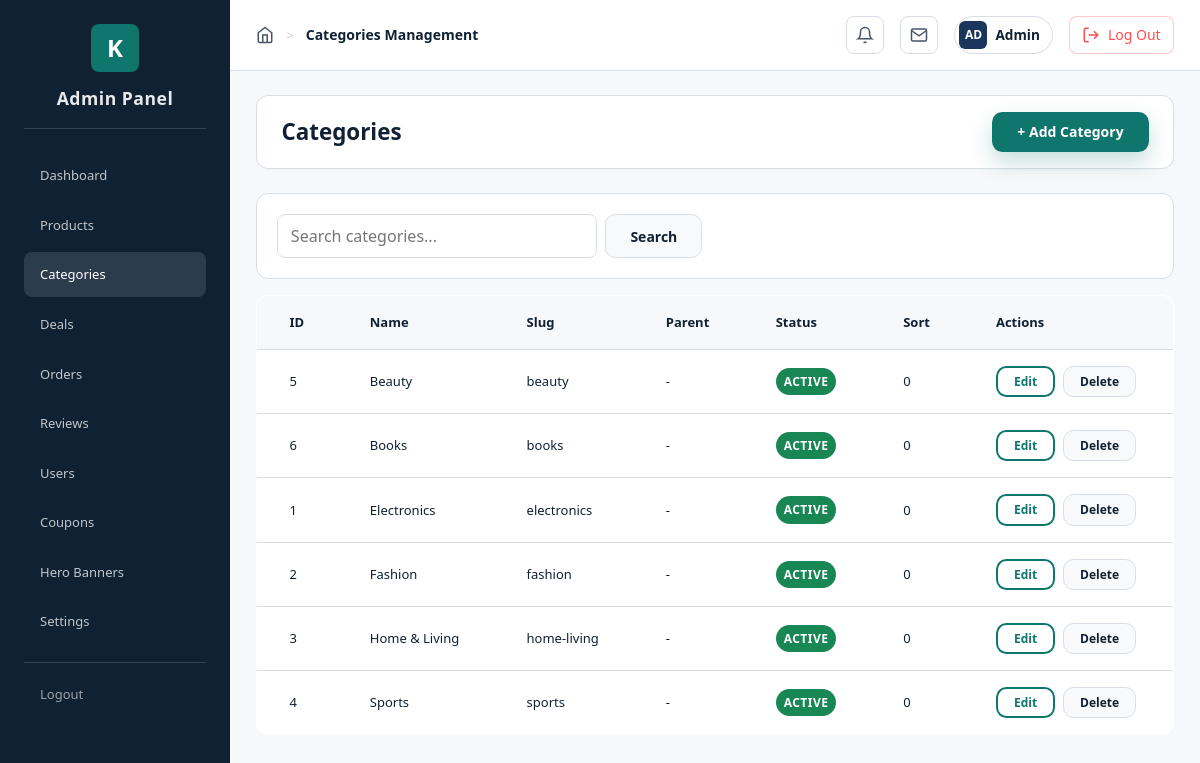
Screenshot of /admin/categories.php (signed in) with the database file from the repository.
### tables this page shows
CREATE TABLE settings (
    id INT AUTO_INCREMENT PRIMARY KEY,
    setting_key VARCHAR(100) NOT NULL UNIQUE,
    setting_value TEXT,
    setting_type ENUM('text', 'number', 'boolean', 'json') DEFAULT 'text',
    created_at TIMESTAMP DEFAULT CURRENT_TIMESTAMP,
    updated_at TIMESTAMP DEFAULT CURRENT_TIMESTAMP ON UPDATE CURRENT_TIMESTAMP
);

CREATE TABLE categories (
    id INT AUTO_INCREMENT PRIMARY KEY,
    name VARCHAR(100) NOT NULL,
    slug VARCHAR(100) NOT NULL UNIQUE,
    description TEXT,
    image VARCHAR(255),
    parent_id INT DEFAULT NULL,
    status ENUM('active', 'inactive') DEFAULT 'active',
    sort_order INT DEFAULT 0,
    created_at TIMESTAMP DEFAULT CURRENT_TIMESTAMP,
    FOREIGN KEY (parent_id) REFERENCES categories(id) ON DELETE SET NULL
);

### config/database.php (called while the page is built, shortened)
<?php
class Database {
    private static $instance = null;
    private $connection;
    private function __construct() {
        try {
            $dsn = "mysql:host=" . DB_HOST . ";dbname=" . DB_NAME . ";charset=" . DB_CHARSET;
            $options = [
                PDO::ATTR_ERRMODE => PDO::ERRMODE_EXCEPTION,
                PDO::ATTR_DEFAULT_FETCH_MODE => PDO::FETCH_ASSOC,
                PDO::ATTR_EMULATE_PREPARES => false,
            ];
            $this->connection = new PDO($dsn, DB_USER, DB_PASS, $options);
        } catch (PDOException $e) {
            die("Database Connection Failed: " . $e->getMessage());
        }
    }
    public static function getInstance() {
        if (self::$instance === null) {
            self::$instance = new self();
        }
        return self::$instance;
    }
    public function getConnection() {
        return $this->connection;
    }
}
function getDB() {
    return Database::getInstance()->getConnection();
}
function sanitize($data) {
    return trim($data);
}
function getSetting($key) {
    $db = getDB();
    $stmt = $db->prepare("SELECT setting_value FROM settings WHERE setting_key = ?");
    $stmt->execute([$key]);
    $result = $stmt->fetch();
    return $result ? $result['setting_value'] : null;
}

### admin/categories.php (the view, shortened to what this page needs)
<?php
require_once '../config/database.php';
require_once __DIR__ . '/includes/layout.php';
$db = getDB();
$action = $_GET['action'] ?? 'list';
$search = sanitize($_GET['search'] ?? '');
$where = '';
$params = [];
$stmt = $db->prepare("
    SELECT c.*, p.name AS parent_name
    FROM categories c
    LEFT JOIN categories p ON p.id = c.parent_id
    $where
    ORDER BY c.sort_order ASC, c.name ASC
");
$stmt->execute($params);
$categories = $stmt->fetchAll();
$pageTitle = 'Categories Management';
?>
<!DOCTYPE html>
<html lang="en">
<head>
    <link rel="stylesheet" href="../assets/css/style.css">
<link rel="stylesheet" href="css/admin.css">
</head>
<body>
<div class="admin-layout">
    <?php renderAdminSidebar('categories'); ?>
    <main class="admin-content">
        <?php renderAdminTopbar($pageTitle ?? 'Admin Panel'); ?>
<div class="admin-header">
            <h1 class="admin-page-title">
                <?= $action === 'edit' ? 'Edit Category' : ($action === 'add' ? 'Add Category' : 'Categories') ?>
            </h1>
            <?php if ($action === 'list'): ?>
                <a href="?action=add" class="btn btn-primary">+ Add Category</a>
            <?php endif; ?>
        </div>
        <?php if ($action === 'list'): ?>
            <div class="admin-card">
                <form method="GET" class="admin-form-row">
                    <input type="text" class="form-input admin-input-max-320" name="search" placeholder="Search categories..." value="<?= htmlspecialchars($search) ?>">
                    <button type="submit" class="btn btn-secondary">Search</button>
                </form>
            </div>
            <div class="admin-table-wrap">
                <table class="admin-table">
                    <thead>
                    <tr>
                        <th>ID</th>
                        <th>Name</th>
                        <th>Slug</th>
                        <th>Parent</th>
                        <th>Status</th>
                        <th>Sort</th>
                        <th>Actions</th>
                    </tr>
                    </thead>
                    <tbody>
                    <?php foreach ($categories as $cat): ?>
                        <tr>
                            <td><?= intval($cat['id']) ?></td>
                            <td><?= htmlspecialchars($cat['name']) ?></td>
                            <td><?= htmlspecialchars($cat['slug']) ?></td>
                            <td><?= htmlspecialchars($cat['parent_name'] ?? '-') ?></td>
                            <td><span class="badge badge-<?= $cat['status'] === 'active' ? 'success' : 'warning' ?>"><?= htmlspecialchars(ucfirst($cat['status'])) ?></span></td>
                            <td><?= intval($cat['sort_order']) ?></td>
                            <td>
                                <div class="admin-actions-row">
                                    <a class="btn btn-sm btn-outline" href="?action=edit&id=<?= intval($cat['id']) ?>">Edit</a>
                                    <a class="btn btn-sm btn-secondary" href="?action=delete&id=<?= intval($cat['id']) ?>" onclick="return confirm('Delete this category?');">Delete</a>
                                </div>
                            </td>
                        </tr>
                    <?php endforeach; ?>
                    </tbody>
                </table>
            </div>
        <?php endif; ?>
    </main>
</div>
</body>
</html>

### admin/includes/layout.php (shortened to what this page needs)
<?php
if (!function_exists('renderAdminSidebar')) {
    function renderAdminSidebar(string $activePage): void
    {
        $base = BASE_URL;
        $items = [
            'dashboard'  => ['href' => $base . '/admin/dashboard', 'label' => 'Dashboard'],
            'products'   => ['href' => $base . '/admin/products',  'label' => 'Products'],
            'categories' => ['href' => $base . '/admin/categories','label' => 'Categories'],
            'deals'      => ['href' => $base . '/admin/deals',     'label' => 'Deals'],
            'orders'     => ['href' => $base . '/admin/orders',    'label' => 'Orders'],
            'reviews'    => ['href' => $base . '/admin/reviews',   'label' => 'Reviews'],
            'users'      => ['href' => $base . '/admin/users',     'label' => 'Users'],
            'coupons'    => ['href' => $base . '/admin/coupons',   'label' => 'Coupons'],
            'hero'       => ['href' => $base . '/admin/hero',      'label' => 'Hero Banners'],
            'settings'   => ['href' => $base . '/admin/settings',  'label' => 'Settings'],
        ];
        ?>
        <aside class="admin-sidebar">
            <div class="admin-logo-centered">
                <?php
                $siteLogo = getSetting('site_logo');
                $siteName = getSetting('site_name') ?: 'KARTLY';
                ?>
                <?php if ($siteLogo): ?>
                    <img src="<?= BASE_URL . '/' . htmlspecialchars($siteLogo) ?>" alt="Logo" style="max-height: 40px; border-radius: 4px;">
                <?php else: ?>
                    <span class="logo-icon"><?= strtoupper(substr($siteName, 0, 1)) ?></span>
                <?php endif; ?>
                <div class="logo-text">Admin Panel</div>
            </div>
            <div class="admin-nav-divider" style="margin-bottom: 1.5rem;"></div>
            <nav class="admin-nav">
                <?php foreach ($items as $key => $item): ?>
                    <a href="<?= htmlspecialchars($item['href']) ?>" class="<?= $activePage === $key ? 'active' : '' ?>">
                        <span><?= htmlspecialchars($item['label']) ?></span>
                    </a>
                <?php endforeach; ?>
                <div class="admin-nav-divider"></div>
                <a href="<?= BASE_URL ?>/logout" class="admin-nav-muted">
                    <span>Logout</span>
                </a>
            </nav>
        </aside>
        <?php
    }
}
if (!function_exists('renderAdminTopbar')) {
    function renderAdminTopbar(string $pageTitle): void
    {
        $userName = htmlspecialchars($_SESSION['user_name'] ?? 'Admin');
        $initials = strtoupper(substr($userName, 0, 2));
        ?>
        <div class="admin-topbar">
            <div class="admin-topbar-left">
                <div class="admin-topbar-breadcrumb">
                    <svg width="18" height="18" viewBox="0 0 24 24" fill="none" stroke="currentColor" stroke-width="2">
                        <path d="M3 9l9-7 9 7v11a2 2 0 0 1-2 2H5a2 2 0 0 1-2-2z"></path>
                        <polyline points="9 22 9 12 15 12 15 22"></polyline>
                    </svg>
                    <span class="admin-topbar-separator">></span>
                    <span class="admin-topbar-title"><?= htmlspecialchars($pageTitle) ?></span>
                </div>
            </div>
            <div class="admin-topbar-right">
                <button class="admin-topbar-icon" aria-label="Notifications">
                    <svg width="18" height="18" viewBox="0 0 24 24" fill="none" stroke="currentColor" stroke-width="2">
                        <path d="M18 8A6 6 0 0 0 6 8c0 7-3 9-3 9h18s-3-2-3-9"></path>
                        <path d="M13.73 21a2 2 0 0 1-3.46 0"></path>
                    </svg>
                </button>
                <button class="admin-topbar-icon" aria-label="Messages">
                    <svg width="18" height="18" viewBox="0 0 24 24" fill="none" stroke="currentColor" stroke-width="2">
                        <path d="M4 4h16c1.1 0 2 .9 2 2v12c0 1.1-.9 2-2 2H4c-1.1 0-2-.9-2-2V6c0-1.1.9-2 2-2z"></path>
                        <polyline points="22,6 12,13 2,6"></polyline>
                    </svg>
                </button>
                <div class="admin-topbar-profile-pill">
                    <div class="admin-topbar-avatar"><?= $initials ?></div>
                    <span class="admin-topbar-name"><?= $userName ?></span>
                </div>
                <a href="<?= BASE_URL ?>/logout" class="admin-topbar-icon admin-topbar-logout" aria-label="Log Out">
                    <svg width="18" height="18" viewBox="0 0 24 24" fill="none" stroke="currentColor" stroke-width="2">
                        <path d="M9 21H5a2 2 0 0 1-2-2V5a2 2 0 0 1 2-2h4"></path>
                        <polyline points="16 17 21 12 16 7"></polyline>
                        <line x1="21" y1="12" x2="9" y2="12"></line>
                    </svg>
                    <span class="logout-text">Log Out</span>
                </a>
            </div>
        </div>
        <?php
    }
}

### assets/css/style.css (style rules this page uses)
:root { --color-primary: #0f766e; --color-primary-hover: #0b5b55; --color-primary-light: rgba(15, 118, 110, 0.14); --color-secondary: #f8f9fa; --color-secondary-hover: #e9ecef; --color-success: #198754; --color-danger: #c0392b; --color-warning: #f39c12; --color-info: #0ea5e9; --color-text: #102133; --color-text-light: #475569; --color-text-muted: #64748b; --color-bg: #ffffff; --color-bg-secondary: #f6f8fb; --color-bg-tertiary: #edf1f5; --color-border: #d8dee6; --color-border-light: #e8edf3; --font-family: 'Segoe UI', Tahoma, Geneva, Verdana, sans-serif; --font-size-xs: 0.75rem; --font-size-sm: 0.875rem; --font-size-base: 1rem; --font-size-lg: 1.125rem; --font-size-xl: 1.25rem; --font-size-2xl: 1.5rem; --font-size-3xl: 1.875rem; --font-size-4xl: 2.25rem; --font-size-5xl: 3rem; --spacing-xs: 0.25rem; --spacing-sm: 0.5rem; --spacing-md: 1rem; --spacing-lg: 1.5rem; --spacing-xl: 2rem; --spacing-2xl: 3rem; --spacing-3xl: 4rem; --radius-sm: 0.25rem; --radius-md: 0.5rem; --radius-lg: 0.75rem; --radius-xl: 1rem; --radius-full: 9999px; --shadow-sm: 0 1px 2px rgba(16, 33, 51, 0.06); --shadow-md: 0 6px 18px rgba(16, 33, 51, 0.08); --shadow-lg: 0 16px 36px rgba(16, 33, 51, 0.12); --shadow-xl: 0 26px 50px rgba(16, 33, 51, 0.18); --transition-fast: 150ms ease; --transition-base: 250ms ease; --transition-slow: 350ms ease; --container-max: 1440px; --container-padding: 1.5rem; }
*, *::before, *::after { box-sizing: border-box; margin: 0; padding: 0; }
html { scroll-behavior: smooth; -webkit-text-size-adjust: 100%; }
body { font-family: var(--font-family); font-size: var(--font-size-base); line-height: 1.6; color: var(--color-text); background-color: var(--color-bg); min-height: 100vh; display: flex; flex-direction: column; }
a { color: inherit; text-decoration: none; transition: color var(--transition-fast); }
button { cursor: pointer; font-family: inherit; border: none; background: none; }
input, select, textarea { font-family: inherit; font-size: inherit; }
.btn { display: inline-flex; align-items: center; justify-content: center; gap: var(--spacing-sm); padding: var(--spacing-sm) var(--spacing-lg); font-size: var(--font-size-sm); font-weight: 600; border-radius: 0.65rem; border: 1px solid transparent; transition: all var(--transition-fast); white-space: nowrap; }
.btn-primary { background-color: var(--color-primary); color: white; box-shadow: 0 10px 22px rgba(15, 118, 110, 0.24); }
.btn-secondary { background-color: var(--color-secondary); color: var(--color-text); border: 1px solid var(--color-border); }
.btn-outline { background-color: transparent; border: 2px solid var(--color-primary); color: var(--color-primary); }
.btn-sm { padding: var(--spacing-xs) var(--spacing-md); font-size: var(--font-size-xs); }
.form-input, .form-select, .form-textarea { width: 100%; padding: 0.62rem 0.78rem; font-size: var(--font-size-base); border: 1px solid var(--color-border); border-radius: var(--radius-md); background-color: var(--color-bg); transition: border-color var(--transition-fast), box-shadow var(--transition-fast); }
.badge { display: inline-flex; align-items: center; gap: var(--spacing-xs); padding: var(--spacing-xs) var(--spacing-sm); font-size: var(--font-size-xs); font-weight: 600; border-radius: var(--radius-full); text-transform: uppercase; letter-spacing: 0.5px; }
.badge-success { background-color: var(--color-success); color: white; }
.logo-icon { display: flex; align-items: center; justify-content: center; width: 38px; height: 38px; background-color: var(--color-primary); color: #fff; border-radius: var(--radius-md); font-weight: 800; font-size: 1.1rem; }
@media (min-width: 768px) { :root { --container-padding: 1.5rem; } }
@media (min-width: 1024px) { :root { --container-padding: 2rem; } }
.admin-table-wrap { overflow-x: auto; }

### rows the page displays
settings: setting_value "K"
categories: id "5", name "Beauty", slug "beauty", parent_name "-", status "ACTIVE", sort_order "0"
categories: id "6", name "Books", slug "books", parent_name "-", status "ACTIVE", sort_order "0"
categories: id "1", name "Electronics", slug "electronics", parent_name "-", status "ACTIVE", sort_order "0"
categories: id "2", name "Fashion", slug "fashion", parent_name "-", status "ACTIVE", sort_order "0"
categories: id "3", name "Home & Living", slug "home-living", parent_name "-", status "ACTIVE", sort_order "0"
categories: id "4", name "Sports", slug "sports", parent_name "-", status "ACTIVE", sort_order "0"

### other values shown
$item['label'] "Dashboard"
$item['label'] "Products"
$item['label'] "Categories"
$item['label'] "Deals"
$item['label'] "Orders"
$item['label'] "Reviews"
$item['label'] "Users"
$item['label'] "Coupons"
$item['label'] "Hero Banners"
$item['label'] "Settings"
$pageTitle "Categories Management"
$initials "AD"
$userName "Admin"
